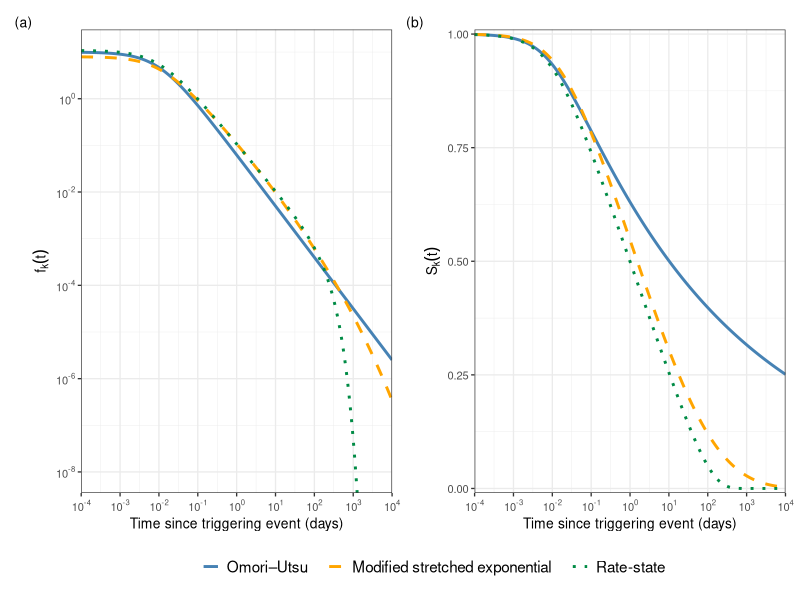

The R source for this figure:
#===============================================================================
# Comparison of the three candidate decay functions
#
# Output is outputs/comparison-figure/decay-comparison.pdf, containing 2 plots:
#   (a) normalised densities  f_k(t) = g_k(t) / G_k(0, Inf)      [log-log]
#   (b) survival functions    S_k(t) = 1 - G_k(t) / G_k(0, Inf)  [log-x]
#
# Normalised forms restrict comparisons to shape of decay.  
# Survival functions display the fraction of an event's triggering still
# outstanding at time t.
#
# Parameter choices based on Hainzl & Christophersen (2017, Figure 1).
#===============================================================================

#-------------------------------------------------------------------------------
# Package dependencies
#-------------------------------------------------------------------------------

library(ggplot2)
library(here)
library(patchwork)
library(scales)

#-------------------------------------------------------------------------------
# Normalised densities and survival functions: log1p/expm1 for numerical stability
#-------------------------------------------------------------------------------

# Omori-Utsu 
f_ou <- function(t, c, p) {
  (p - 1) / c * (1 + t / c)^(-p)
}

S_ou <- function(t, c, p) {
  (1 + t / c)^(1 - p)
}

# Modified stretched exponential 
#  delta(t) = (d + t)^gamma - d^gamma, written to avoid cancellation at small t
delta_ms <- function(t, d, gamma) {
  d^gamma * expm1(gamma * log1p(t / d))
}

f_ms <- function(t, d, rho, gamma) {
  rho * gamma * (d + t)^(gamma - 1) * exp(-rho * delta_ms(t, d, gamma))
}

S_ms <- function(t, d, rho, gamma) {
  exp(-rho * delta_ms(t, d, gamma))
}

# Rate-state 
f_rs <- function(t, B, ta) {
  z <- exp(-t / ta)
  B * z / (-ta * log1p(-B) * (1 - B * z))
}

S_rs <- function(t, B, ta) {
  log1p(-B * exp(-t / ta)) / log1p(-B)
}

#-------------------------------------------------------------------------------
# Parameters (based on Hainzl & Christophersen 2017, Figure 1)
#-------------------------------------------------------------------------------

par_ou <- list(c = 0.01,  p  = 1.1)
par_ms <- list(d = 0.01, rho = 1, gamma = 0.2)
par_rs <- list(B = 0.9999, ta = 100)

decay_levels <- c("Omori\u2013Utsu",
                   "Modified stretched exponential",
                   "Rate-state")

t_grid <- 10^seq(-4, 4, length.out = 3000)

#-------------------------------------------------------------------------------
# Evaluate decay functions and order factor levels for legend
#-------------------------------------------------------------------------------

dec <- rbind(
  data.frame(t = t_grid, decay = decay_levels[1],
             density  = f_ou(t_grid, par_ou$c, par_ou$p),
             survival = S_ou(t_grid, par_ou$c, par_ou$p)),
  data.frame(t = t_grid, decay = decay_levels[2],
             density  = f_ms(t_grid, par_ms$d, par_ms$rho, par_ms$gamma),
             survival = S_ms(t_grid, par_ms$d, par_ms$rho, par_ms$gamma)),
  data.frame(t = t_grid, decay = decay_levels[3],
             density  = f_rs(t_grid, par_rs$B, par_rs$ta),
             survival = S_rs(t_grid, par_rs$B, par_rs$ta))
)

dec$decay <- factor(dec$decay, levels = decay_levels)

#-------------------------------------------------------------------------------
# Plotting parameters
#-------------------------------------------------------------------------------

# Decay identifiers - colour and line type
decay_cols <- setNames(c("steelblue", "orange", "springgreen4"), decay_levels)
decay_lty  <- setNames(c("solid", "dashed", "dotted"), decay_levels)
decay_scales <- list(scale_colour_manual(values = decay_cols),
                     scale_linetype_manual(values = decay_lty))

# Format tick labels as, e.g., 10^2 instead 1e2
log_lab <- trans_format("log10", math_format(10^.x))

# Common theme choices for both plots
base_theme <- theme_bw(base_size = 10) +
              theme(legend.title     = element_blank(),
                    legend.key.width = unit(0.9, "lines"),
                    legend.key.spacing.x = unit(0.5, "cm"),
                    legend.text      = element_text(size = 11),
                    panel.grid.minor = element_line(linewidth = 0.15))

# Logarithmic x-axis used in both plots
x_scale <- scale_x_log10(breaks = 10^seq(-4, 4, by = 1), labels = log_lab,
                         expand = expansion(mult = 0))

#-------------------------------------------------------------------------------
# Panel (a): normalised densities (log-log)
#-------------------------------------------------------------------------------

p_density <- ggplot(dec, aes(t, density, colour = decay, linetype = decay)) +
  geom_line(linewidth = 1) +
  x_scale + 
  scale_y_log10(breaks = 10^seq(-8, 2, by = 2), labels = log_lab) +
  coord_cartesian(ylim = c(1e-8, NA)) +
  decay_scales + 
  labs(x = "Time since triggering event (days)", y = expression(f[k](t))) +
  base_theme

#-------------------------------------------------------------------------------
# Panel (b): survival functions (log x - linear y)
#-------------------------------------------------------------------------------

p_survival <- ggplot(dec, aes(t, survival, colour = decay, linetype = decay)) +
  geom_line(linewidth = 1) +
  x_scale +
  scale_y_continuous(limits = c(0, 1), expand = expansion(mult = 0.01)) +
  decay_scales +
  labs(x = "Time since triggering event (days)", y = expression(S[k](t))) +
  base_theme

#-------------------------------------------------------------------------------
# Combine 
#-------------------------------------------------------------------------------

fig <- (p_density | p_survival) +
  plot_layout(guides = "collect") +
  plot_annotation(tag_levels = "a", tag_prefix = "(", tag_suffix = ")") &
  theme(legend.position = "bottom", 
        plot.tag = element_text(size = 10, face = "plain"))

#-------------------------------------------------------------------------------
# Save plots
#-------------------------------------------------------------------------------

fig_src <- here("outputs", "comparison-figure")
dir.create(fig_src, recursive = TRUE, showWarnings = FALSE)
ggsave(here(fig_src, "decay-comparison.pdf"), fig, width = 7, height = 3.5)
message("Saved decay-comparison.pdf to ", fig_src)
